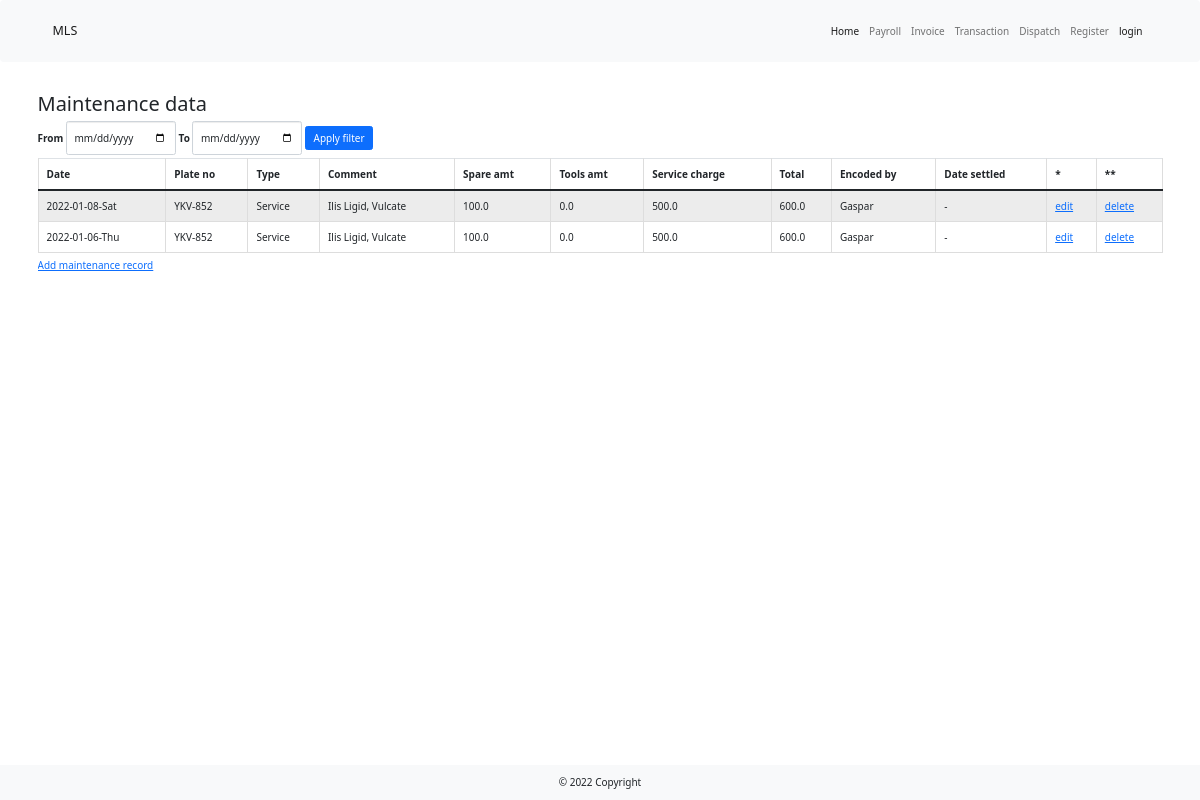
The app's page /maintenance with its own data.
### main.py (models this page shows)
class MaintenanceTable(UserMixin, db.Model):
    __tablename__ = "maintenance"
    id = db.Column(db.Integer, primary_key=True, unique=True)
    date = db.Column(db.String(100), nullable=False)
    plate_no = db.Column(db.String(100), nullable=False)
    type = db.Column(db.String(100), nullable=False)
    comment = db.Column(db.String(250), nullable=False)
    pyesa_amt = db.Column(db.Float(precision=1))
    tools_amt = db.Column(db.Float(precision=1))
    service_charge = db.Column(db.Float(precision=1))
    total_amt = db.Column(db.Float(precision=1))
    encoded_by = db.Column(db.String(100))
    encoder_id = db.Column(db.Integer, db.ForeignKey("users.id"))
    encoder = relationship("UserTable", back_populates="maintenance")
    date_settled = db.Column(db.String(100))

### main.py (the view)
@app.route("/maintenance", methods=["Get", "Post"])
def maintenance():
    form = MaintenanceFilterForm()
    with create_engine('sqlite:///lbc_dispatch.db').connect() as cnx:
        df = pd.read_sql_table(table_name="maintenance", con=cnx)
    sorted_df = df.head(n=10).sort_values("date", ascending=False)
    if form.validate_on_submit():
        start = form.date_start.data
        end = form.date_end.data
        index = "date"
        filtered_df = df[(df[index] >= str(start)) & (df[index] <= str(end))].sort_values(index, ascending=False)
        return render_template("maintenance_data.html", form=form, df=filtered_df)
    return render_template("maintenance_data.html", form=form, df=sorted_df)

### _forms.py
class MaintenanceFilterForm(FlaskForm):
    date_start = DateField("From")
    date_end = DateField("To")
    submit = SubmitField("Apply filter")

### templates/maintenance_data.html (shortened to what this page needs)
{% extends 'bootstrap/base.html' %}
{% import "bootstrap/wtf.html" as wtf %}
{% block content %}
    {% include '_header.html' %}
    <div class="container my-5">
        <h2>Maintenance data</h2>
        {{ wtf.quick_form(form, novalidate=True, extra_classes="form form-inline my-1", button_map={"submit": "primary"}) }}
        <div class="table-responsive">
            <table class="table table-striped table-hover table-bordered table-sm">
                <caption><a href="{{ url_for('input_maintenance')}}">Add maintenance record</a> </caption>
                <thead>
                <tr>
                    <th scope="col">Date</th>
                    <th scope="col">Plate no</th>
                    <th scope="col">Type</th>
                    <th scope="col">Comment</th>
                    <th scope="col">Spare amt</th>
                    <th scope="col">Tools amt</th>
                    <th scope="col">Service charge</th>
                    <th scope="col">Total</th>
                    <th scope="col">Encoded by</th>
                    <th scope="col">Date settled</th>
                    <th scope="col">*</th>
                    <th scope="col">**</th>
                </tr>
                </thead>
                <tbody>
                {% for row in df.itertuples(): %}
                <tr>
                    <td>{{ row[2] }}</td>
                    <td>{{ row[3] }}</td>
                    <td>{{ row[4] }}</td>
                    <td>{{ row[5] }}</td>
                    <td>{{ row[6] }}</td>
                    <td>{{ row[7] }}</td>
                    <td>{{ row[8] }}</td>
                    <td>{{ row[9] }}</td>
                    <td>{{ row[10] }}</td>
                    <td>{{ row[12] }}</td>
                <td><a href="{{ url_for('edit_maintenance', maintenance_id=row[1]) }}">edit</a></td>
                <td><a href="{{ url_for('delete_maintenance', maintenance_id=row[1]) }}">delete</a></td>
                </tr>
                {% endfor %}
                </tbody>
            </table>
        </div>
    </div>
    {% include '_footer.html' %}
{% endblock  %}

### records on screen
MaintenanceTable: date "2022-01-08-Sat", plate_no "YKV-852", type "Service", comment "Ilis Ligid, Vulcate", pyesa_amt "100.0", tools_amt "0.0", service_charge "500.0", total_amt "600.0", encoded_by "Gaspar", date_settled "-"
MaintenanceTable: date "2022-01-06-Thu", plate_no "YKV-852", type "Service", comment "Ilis Ligid, Vulcate", pyesa_amt "100.0", tools_amt "0.0", service_charge "500.0", total_amt "600.0", encoded_by "Gaspar", date_settled "-"
